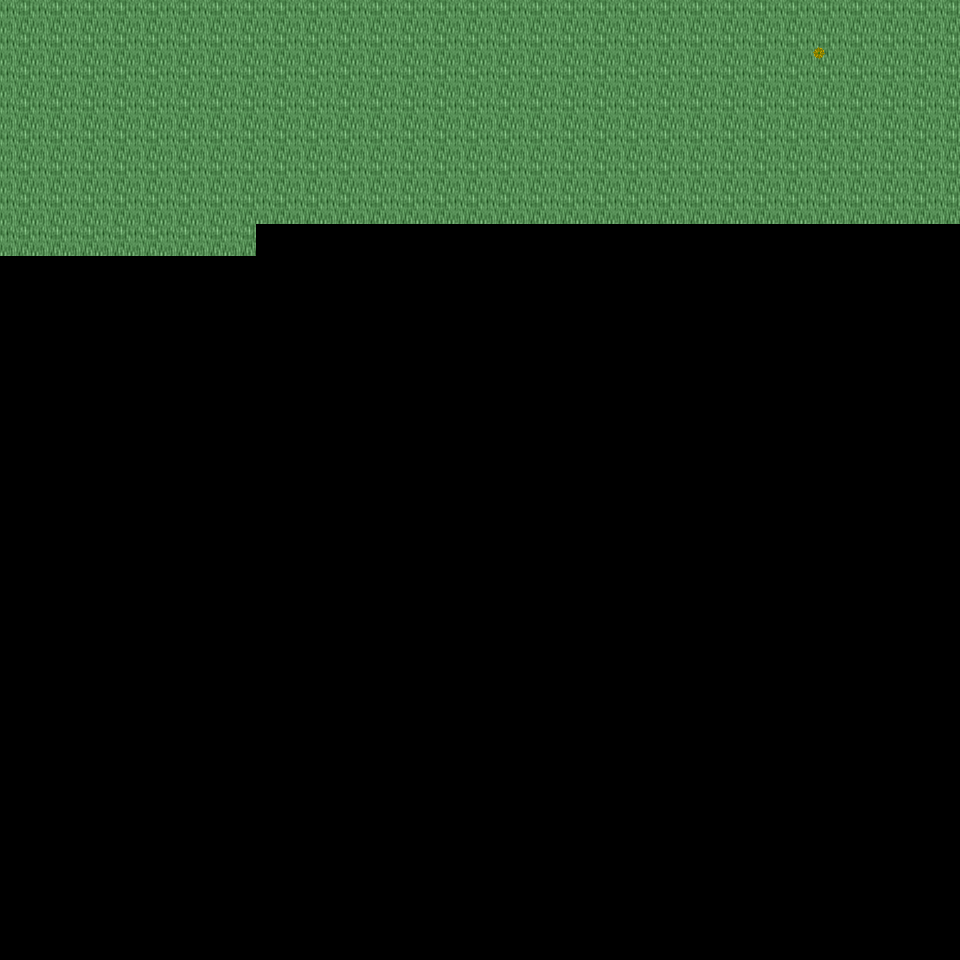

Below is a game level as drawn by its tile map, then a one-line description and the .tmx that defines it (tile-layer data replaced by summaries):
An orthogonal 30x30 tile map with 32x32 px tiles, 6 tile layers (Ground, Object, Object2, Above, ...), 32 tilesets and 2 objects (2x mapExit).

<map version="1.0" orientation="orthogonal" renderorder="right-down" width="30" height="30" tilewidth="32" tileheight="32" nextobjectid="3">
  <tileset firstgid="1" name="tileset_logic_collision" tilewidth="32" tileheight="32" tilecount="1" columns="1">
    <image source="../drawable/tileset_logic_collision.png" width="32" height="32" />
  </tileset>
  <tileset firstgid="2" name="tileset_ground_ground" tilewidth="32" tileheight="32" tilecount="33" columns="3">
    <image source="../drawable/tileset_ground_ground.png" width="96" height="352" />
  </tileset>
  <tileset firstgid="35" name="tileset_building_castle" tilewidth="32" tileheight="32" tilecount="320" columns="20">
    <image source="../drawable/tileset_building_castle.png" width="640" height="512" />
  </tileset>
  <tileset firstgid="355" name="tileset_building_roof_blue" tilewidth="32" tileheight="32" tilecount="20" columns="5">
    <image source="../drawable/tileset_building_roof_blue.png" width="160" height="128" />
  </tileset>
  <tileset firstgid="375" name="tileset_item_weapon_cannon" tilewidth="32" tileheight="32" tilecount="12" columns="3">
    <image source="../drawable/tileset_item_weapon_cannon.png" width="96" height="128" />
  </tileset>
  <tileset firstgid="387" name="tileset_ground_stonecircle" tilewidth="32" tileheight="32" tilecount="81" columns="9">
    <image source="../drawable/tileset_ground_stonecircle.png" width="288" height="288" />
  </tileset>
  <tileset firstgid="468" name="tileset_ground_grass_edges" tilewidth="32" tileheight="32" tilecount="36" columns="12">
    <image source="../drawable/tileset_ground_grass_edges.png" width="384" height="96" />
  </tileset>
  <tileset firstgid="504" name="tileset_ground_grass_corners" tilewidth="32" tileheight="32" tilecount="24" columns="6">
    <image source="../drawable/tileset_ground_grass_corners.png" width="192" height="128" />
  </tileset>
  <tileset firstgid="528" name="tileset_plant_tree_fall_trees" tilewidth="32" tileheight="32" tilecount="40" columns="8">
    <image source="../drawable/tileset_plant_tree_fall_trees.png" width="256" height="160" />
  </tileset>
  <tileset firstgid="568" name="tileset_plant_tree_locust_tree" tilewidth="32" tileheight="32" tilecount="20" columns="4">
    <image source="../drawable/tileset_plant_tree_locust_tree.png" width="128" height="160" />
  </tileset>
  <tileset firstgid="588" name="tileset_furniture_light_lamp_blue" tilewidth="32" tileheight="32" tilecount="3" columns="1">
    <image source="../drawable/tileset_furniture_light_lamp_blue.png" width="32" height="96" />
  </tileset>
  <tileset firstgid="591" name="tileset_item_pot_pot_purple" tilewidth="32" tileheight="32" tilecount="1" columns="1">
    <image source="../drawable/tileset_item_pot_pot_purple.png" width="32" height="32" />
  </tileset>
  <tileset firstgid="592" name="tileset_item_pot_barrel_with_flower" tilewidth="32" tileheight="32" tilecount="2" columns="2">
    <image source="../drawable/tileset_item_pot_barrel_with_flower.png" width="64" height="32" />
  </tileset>
  <tileset firstgid="594" name="tileset_item_textile_laundry" tilewidth="32" tileheight="32" tilecount="16" columns="4">
    <image source="../drawable/tileset_item_textile_laundry.png" width="128" height="128" />
  </tileset>
  <tileset firstgid="610" name="tileset_plant_flower_daisy_blue" tilewidth="32" tileheight="32" tilecount="8" columns="2">
    <image source="../drawable/tileset_plant_flower_daisy_blue.png" width="64" height="128" />
  </tileset>
  <tileset firstgid="618" name="tileset_plant_flower_daisy_red" tilewidth="32" tileheight="32" tilecount="8" columns="2">
    <image source="../drawable/tileset_plant_flower_daisy_red.png" width="64" height="128" />
  </tileset>
  <tileset firstgid="626" name="tileset_plant_flower_daisy_white" tilewidth="32" tileheight="32" tilecount="8" columns="2">
    <image source="../drawable/tileset_plant_flower_daisy_white.png" width="64" height="128" />
  </tileset>
  <tileset firstgid="634" name="tileset_plant_flower_daisy_yellow" tilewidth="32" tileheight="32" tilecount="8" columns="2">
    <image source="../drawable/tileset_plant_flower_daisy_yellow.png" width="64" height="128" />
  </tileset>
  <tileset firstgid="642" name="tileset_light_dim_light_7x5" tilewidth="32" tileheight="32" tilecount="35" columns="7">
    <image source="../drawable/tileset_light_dim_light_7x5.png" width="224" height="160" />
  </tileset>
  <tileset firstgid="677" name="tileset_plant_stump_small_stump" tilewidth="32" tileheight="32" tilecount="4" columns="2">
    <image source="../drawable/tileset_plant_stump_small_stump.png" width="64" height="64" />
  </tileset>
  <tileset firstgid="681" name="tileset_plant_stump_stump_pale_purple" tilewidth="32" tileheight="32" tilecount="4" columns="2">
    <image source="../drawable/tileset_plant_stump_stump_pale_purple.png" width="64" height="64" />
  </tileset>
  <tileset firstgid="685" name="tileset_plant_indoor_small_flowerpots" tilewidth="32" tileheight="32" tilecount="4" columns="2">
    <image source="../drawable/tileset_plant_indoor_small_flowerpots.png" width="64" height="64" />
  </tileset>
  <tileset firstgid="689" name="tileset_plant_leaves" tilewidth="32" tileheight="32" tilecount="8" columns="4">
    <image source="../drawable/tileset_plant_leaves.png" width="128" height="64" />
  </tileset>
  <tileset firstgid="697" name="tileset_building_decoration_chimney" tilewidth="32" tileheight="32" tilecount="2" columns="1">
    <image source="../drawable/tileset_building_decoration_chimney.png" width="32" height="64" />
  </tileset>
  <tileset firstgid="699" name="tileset_building_decoration_orbpedestal" tilewidth="32" tileheight="32" tilecount="2" columns="1">
    <image source="../drawable/tileset_building_decoration_orbpedestal.png" width="32" height="64" />
  </tileset>
  <tileset firstgid="701" name="tileset_light_light_5x5" tilewidth="32" tileheight="32" tilecount="25" columns="5">
    <image source="../drawable/tileset_light_light_5x5.png" width="160" height="160" />
  </tileset>
  <tileset firstgid="726" name="tileset_plant_lily_pads" tilewidth="32" tileheight="32" tilecount="2" columns="1">
    <image source="../drawable/tileset_plant_lily_pads.png" width="32" height="64" />
  </tileset>
  <tileset firstgid="728" name="tileset_ground_ground_3" tilewidth="32" tileheight="32" tilecount="5" columns="5">
    <image source="../drawable/tileset_ground_ground_3.png" width="160" height="32" />
  </tileset>
  <tileset firstgid="733" name="tileset_building_cottage" tilewidth="32" tileheight="32" tilecount="256" columns="16">
    <image source="../drawable/tileset_building_cottage.png" width="512" height="512" />
  </tileset>
  <tileset firstgid="989" name="tileset_building_roof_thatched_roof" tilewidth="32" tileheight="32" tilecount="256" columns="16">
    <image source="../drawable/tileset_building_roof_thatched_roof.png" width="512" height="512" />
  </tileset>
  <tileset firstgid="1245" name="tileset_building_window_windows" tilewidth="32" tileheight="32" tilecount="256" columns="16">
    <image source="../drawable/tileset_building_window_windows.png" width="512" height="512" />
  </tileset>
  <tileset firstgid="1501" name="tileset_building_door_doors" tilewidth="32" tileheight="32" tilecount="256" columns="16">
    <image source="../drawable/tileset_building_door_doors.png" width="512" height="512" />
  </tileset>
  <layer name="Ground" width="30" height="30">
    <data>[900 cells, 218 non-empty, 1 distinct tile ids]</data>
  </layer>
  <layer name="Object" width="30" height="30">
    <data>[900 cells, 1 non-empty, 1 distinct tile ids]</data>
  </layer>
  <layer name="Object2" width="30" height="30">
    <data>[900 cells, 0 non-empty, 0 distinct tile ids]</data>
  </layer>
  <layer name="Above" width="30" height="30">
    <data>[900 cells, 0 non-empty, 0 distinct tile ids]</data>
  </layer>
  <layer name="Above2" width="30" height="30">
    <data>[900 cells, 0 non-empty, 0 distinct tile ids]</data>
  </layer>
  <layer name="Walkable" width="30" height="30">
    <data>[900 cells, 0 non-empty, 0 distinct tile ids]</data>
  </layer>
  <objectgroup name="MapEvents">
    <object id="1" name="north" type="mapExit" x="0" y="0" width="960" height="32">
      <properties>
        <property name="map" value="level_0_x38_y62" />
        <property name="x" value="0" />
        <property name="y" value="28" />
      </properties>
    </object>
    <object id="2" name="west" type="mapExit" x="0" y="0" width="32" height="960">
      <properties>
        <property name="map" value="level_0_x37_y63" />
        <property name="x" value="28" />
        <property name="y" value="0" />
      </properties>
    </object>
  </objectgroup>
</map>
